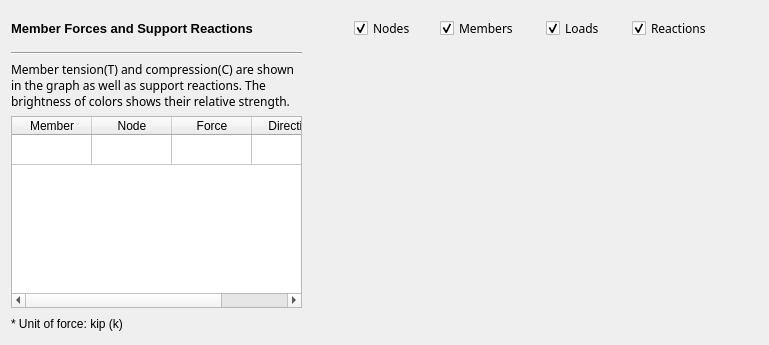
     <widget class="QWidget" name="page_forces">
      <layout class="QGridLayout" name="gridLayout_10">
       <item row="3" column="1">
        <widget class="QTableWidget" name="tableWidget_result">
         <property name="minimumSize">
          <size>
           <width>0</width>
           <height>0</height>
          </size>
         </property>
         <property name="maximumSize">
          <size>
           <width>350</width>
           <height>16777215</height>
          </size>
         </property>
         <property name="alternatingRowColors">
          <bool>true</bool>
         </property>
         <attribute name="horizontalHeaderDefaultSectionSize">
          <number>80</number>
         </attribute>
         <attribute name="horizontalHeaderStretchLastSection">
          <bool>true</bool>
         </attribute>
         <attribute name="verticalHeaderVisible">
          <bool>false</bool>
         </attribute>
         <row>
          <property name="text">
           <string>1</string>
          </property>
         </row>
         <column>
          <property name="text">
           <string>Member</string>
          </property>
          <property name="background">
           <color>
            <red>238</red>
            <green>64</green>
            <blue>53</blue>
           </color>
          </property>
         </column>
         <column>
          <property name="text">
           <string>Node</string>
          </property>
          <property name="background">
           <color>
            <red>243</red>
            <green>119</green>
            <blue>54</blue>
           </color>
          </property>
         </column>
         <column>
          <property name="text">
           <string>Force</string>
          </property>
          <property name="background">
           <color>
            <red>253</red>
            <green>244</green>
            <blue>152</blue>
           </color>
          </property>
         </column>
         <column>
          <property name="text">
           <string>Direction</string>
          </property>
          <property name="background">
           <color>
            <red>123</red>
            <green>192</green>
            <blue>67</blue>
           </color>
          </property>
         </column>
         <item row="0" column="0">
          <property name="text">
           <string/>
          </property>
          <property name="textAlignment">
           <set>AlignLeading|AlignVCenter</set>
          </property>
         </item>
        </widget>
       </item>
       <item row="4" column="1">
        <widget class="QLabel" name="label_unit_stress">
         <property name="minimumSize">
          <size>
           <width>291</width>
           <height>20</height>
          </size>
         </property>
         <property name="maximumSize">
          <size>
           <width>16777215</width>
           <height>40</height>
          </size>
         </property>
         <property name="font">
          <font>
           <pointsize>9</pointsize>
          </font>
         </property>
         <property name="text">
          <string>* Unit of force: kip (k)</string>
         </property>
        </widget>
       </item>
       <item row="0" column="5">
        <widget class="QCheckBox" name="checkBox_loads">
         <property name="minimumSize">
          <size>
           <width>80</width>
           <height>0</height>
          </size>
         </property>
         <property name="maximumSize">
          <size>
           <width>100</width>
           <height>16777215</height>
          </size>
         </property>
         <property name="font">
          <font>
           <family>Segoe UI Semibold</family>
          </font>
         </property>
         <property name="text">
          <string>Loads</string>
         </property>
         <property name="checked">
          <bool>true</bool>
         </property>
        </widget>
       </item>
       <item row="0" column="6">
        <widget class="QCheckBox" name="checkBox_reactions">
         <property name="minimumSize">
          <size>
           <width>80</width>
           <height>0</height>
          </size>
         </property>
         <property name="font">
          <font>
           <family>Segoe UI Semibold</family>
          </font>
         </property>
         <property name="text">
          <string>Reactions</string>
         </property>
         <property name="checked">
          <bool>true</bool>
         </property>
        </widget>
       </item>
       <item row="0" column="7">
        <spacer name="horizontalSpacer_2">
         <property name="orientation">
          <enum>Qt::Horizontal</enum>
         </property>
         <property name="sizeHint" stdset="0">
          <size>
           <width>40</width>
           <height>20</height>
          </size>
         </property>
        </spacer>
       </item>
       <item row="0" column="1">
        <widget class="QLabel" name="label_18">
         <property name="minimumSize">
          <size>
           <width>0</width>
           <height>35</height>
          </size>
         </property>
         <property name="font">
          <font>
           <pointsize>10</pointsize>
           <weight>75</weight>
           <bold>true</bold>
          </font>
         </property>
         <property name="text">
          <string>Member Forces and Support Reactions</string>
         </property>
        </widget>
       </item>
       <item row="2" column="1">
        <widget class="QLabel" name="label_17">
         <property name="font">
          <font>
           <family>Segoe UI Semibold</family>
           <pointsize>9</pointsize>
          </font>
         </property>
         <property name="text">
          <string>Member tension(T) and compression(C) are shown 
in the graph as well as support reactions. The 
brightness of colors shows their relative strength.</string>
         </property>
        </widget>
       </item>
       <item row="0" column="3">
        <widget class="QCheckBox" name="checkBox_nodes">
         <property name="minimumSize">
          <size>
           <width>80</width>
           <height>0</height>
          </size>
         </property>
         <property name="maximumSize">
          <size>
           <width>100</width>
           <height>16777215</height>
          </size>
         </property>
         <property name="font">
          <font>
           <family>Segoe UI Semibold</family>
          </font>
         </property>
         <property name="text">
          <string>Nodes</string>
         </property>
         <property name="checked">
          <bool>true</bool>
         </property>
        </widget>
       </item>
       <item row="0" column="2">
        <spacer name="horizontalSpacer">
         <property name="orientation">
          <enum>Qt::Horizontal</enum>
         </property>
         <property name="sizeHint" stdset="0">
          <size>
           <width>40</width>
           <height>20</height>
          </size>
         </property>
        </spacer>
       </item>
       <item row="0" column="4">
        <widget class="QCheckBox" name="checkBox_members">
         <property name="minimumSize">
          <size>
           <width>100</width>
           <height>0</height>
          </size>
         </property>
         <property name="maximumSize">
          <size>
           <width>100</width>
           <height>16777215</height>
          </size>
         </property>
         <property name="font">
          <font>
           <family>Segoe UI Semibold</family>
          </font>
         </property>
         <property name="text">
          <string>Members</string>
         </property>
         <property name="checked">
          <bool>true</bool>
         </property>
        </widget>
       </item>
       <item row="1" column="1">
        <widget class="Line" name="line_8">
         <property name="orientation">
          <enum>Qt::Horizontal</enum>
         </property>
        </widget>
       </item>
       <item row="2" column="2" rowspan="3" colspan="6">
        <layout class="QVBoxLayout" name="graphLayout_result">
         <property name="spacing">
          <number>0</number>
         </property>
         <property name="bottomMargin">
          <number>0</number>
         </property>
        </layout>
       </item>
      </layout>
     </widget>
